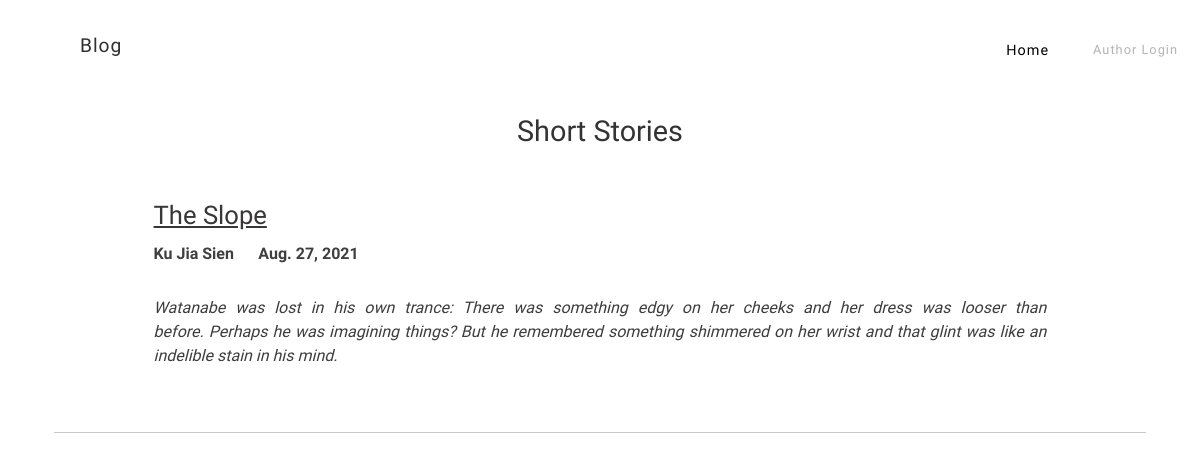
/category/Short Stories/, run on the app's committed database.
### myblog/models.py (models this page shows, shortened)
class Post(models.Model):
    title = models.CharField(max_length=255)
    title_tag = models.CharField(max_length=255)
    author = models.ForeignKey(User, on_delete=models.CASCADE)
    category = models.CharField(max_length=255)
    quote = RichTextField(blank=True, null=True)
    body = RichTextField(blank=True, null=True)
    post_date = models.DateField(auto_now_add=True)

### myblog/views.py (the view)
# urls.py: path('category/<str:categories>/', CategoryView, name='category'),
def CategoryView(request, categories):
    category_posts = Post.objects.filter(category=categories.replace('-', ' '))
    return render (request, 'categories.html', {'categories':categories.replace('-', ' '), 'category_posts':category_posts})

### myblog/templates/categories.html (shortened to what this page needs)
{% extends 'base.html' %}
{%  block content %}
{% if category_posts %}
    <h1>{{ categories }}</h1>
    <u1>
        {% for post in category_posts %}
            <div class="container">
                <div class="row">
                        <div class="blog-post-tile">
                            <div class="post-title">
                                <h2><a href="{% url 'blog-detail' post.pk %}">{{post.title }}</a></h2>
                            </div>
                            <div class="author_date">
                                <h3>{{ post.author.last_name }} {{ post.author.first_name }} &emsp; {{post.post_date}} </h3>
                            </div>
                            <div class="blog-post-des">
                                <h4>{{ post.quote|safe }}</h4>
                            </div>
                        </div>
                    </div>
                    <hr>
                </div>
            </div>
        {% endfor %}
{% else %}
    <h2>Non-existent page</h2>
{% endif %}
{% endblock %}

### myblog/templates/base.html (style rules this page uses)
a { text-decoration: none; }

### myblog/templates/categories.html (style rules this page uses)
.blog-post-tile { padding-top: 32px; padding-bottom: 62px; margin-bottom: 32px; padding-left: 10%; padding-right: 10%; }
.blog-post-tile:last-child { border-bottom: 0px; padding-bottom: 32px; margin-bottom: 0px; }
.post-title a { font: 400 1.6rem/1.5 "Besley"; color: rgb(56, 54, 54); margin-bottom: 0.5rem; text-decoration:underline; }
.author_date { padding-bottom: 22px; }
h1 { font: 400 1.8rem/1.5 "Besley"; color: rgb(51, 51, 51); margin-bottom: 0.5rem; text-align: center; }
h3 { font: 700 1.0rem/1.5 "Besley"; color: rgb(63, 63, 63); margin-bottom: 0.5rem; }
h4 { font: 400 1.0rem/1.5 "Besley"; color: rgb(61, 61, 61); text-align: justify; text-justify: inter-word; }

### data on the page
Post: category "Short Stories", title "The Slope", author.last_name "Ku", author.first_name "Jia Sien", post_date "Aug. 27, 2021", quote "Watanabe was lost in his own trance: There was something edgy on her cheeks and her dress was looser than before. Perhaps he was imagining things? But he remembered something shimmered on her wrist and that glint was like an indelible stain in his mind."
